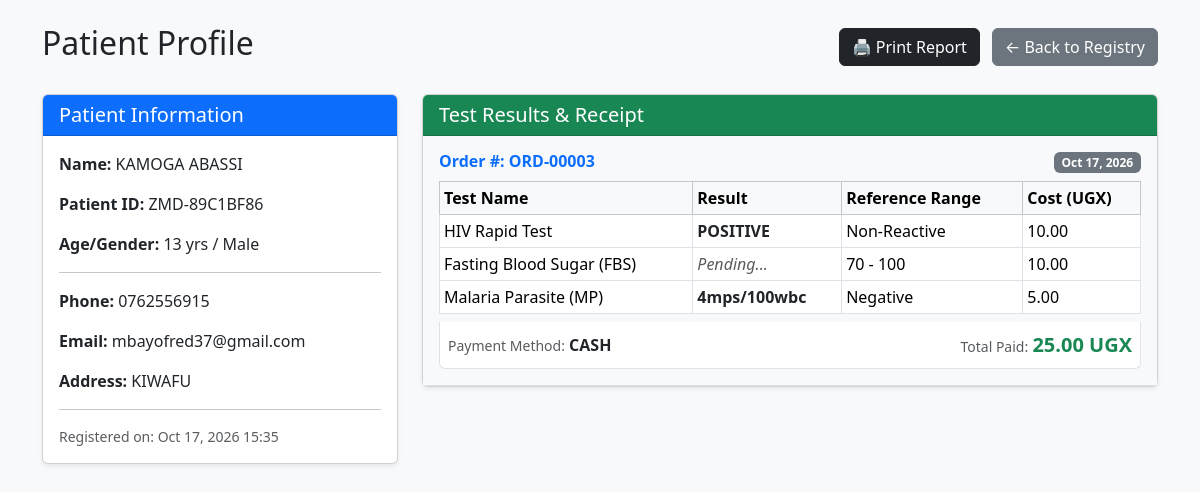
/patients/view/3/ (signed in), run on an earlier commit of the app's database.
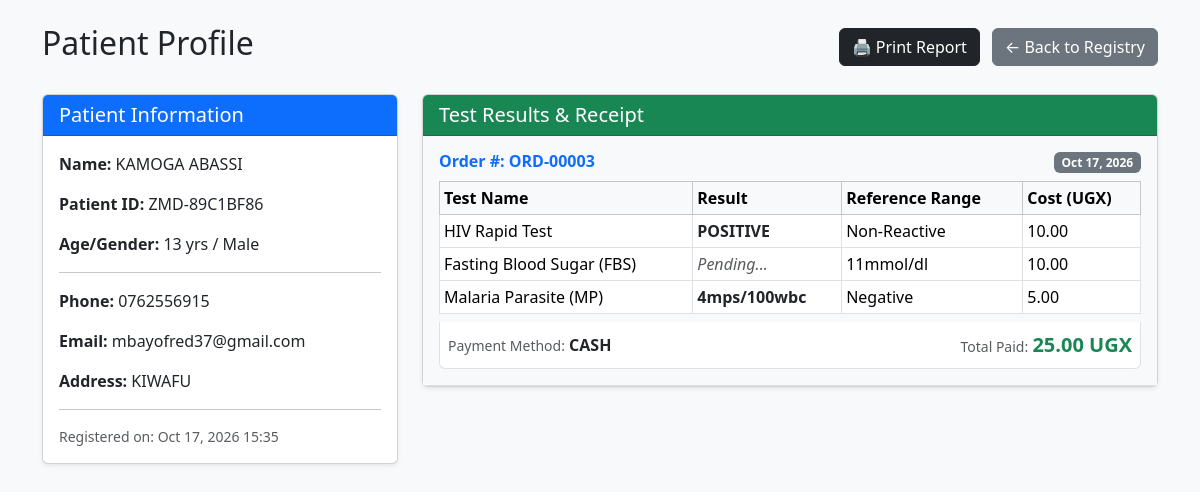
And on a later commit of the database.
### laboratory/models.py (models this page shows, shortened)
class OrderItem(models.Model):
    order = models.ForeignKey(TestOrder, on_delete=models.CASCADE)
    test = models.ForeignKey(LabTest, on_delete=models.PROTECT)
    price = models.DecimalField(max_digits=10, decimal_places=2, blank=True, null=True)

class LabTest(models.Model):
    code = models.CharField(max_length=20, unique=True)
    name = models.CharField(max_length=200)
    category = models.ForeignKey(TestCategory, on_delete=models.PROTECT, related_name='tests')
    price = models.DecimalField(max_digits=10, decimal_places=2)
    sample_type = models.CharField(max_length=50)  # Blood, Urine, Stool
    turnaround_hours = models.PositiveIntegerField(default=24)
    reference_range = models.CharField(max_length=200, blank=True)
    unit = models.CharField(max_length=30, blank=True)
    is_active = models.BooleanField(default=True)
    required_stock = models.ManyToManyField(StockItem, blank=True, help_text="Select strips/reagents used for this test")
    class Meta:
        ordering = ['code']

### patients/views.py (the view)
# urls.py: path('view/<int:pk>/', views.patient_detail, name='detail'),
@login_required
def patient_detail(request, pk):
    patient = get_object_or_404(Patient, pk=pk)
    orders = TestOrder.objects.filter(patient=patient).order_by('-created_at')
    return render(request, 'patients/detail.html', {
        'patient': patient,
        'orders': orders
    })

### laboratory/models.py (called while the page is built)
    @property
    def total_amount(self):
        return sum(item.price for item in self.orderitem_set.all())

### patients/models.py (called while the page is built)
    @property
    def full_name(self):
        return f"{self.first_name} {self.last_name}"

    @property
    def age(self):
        from datetime import date
        today = date.today()
        return today.year - self.date_of_birth.year - (
            (today.month, today.day) < (self.date_of_birth.month, self.date_of_birth.day)
        )

### templates/patients/detail.html (shortened to what the changed rows need)
<!DOCTYPE html>
<html>
<head>
  <link href="https://cdn.jsdelivr.net/npm/bootstrap@5.3.3/dist/css/bootstrap.min.css" rel="stylesheet">
</head>
<body class="bg-light p-4">
  <div class="container">
    <div class="d-flex justify-content-between align-items-center mb-4 no-print">
      <h2>Patient Profile</h2>
    </div>
    <div class="row">
      <div class="col-md-8">
        <div class="card shadow-sm">
          <div class="card-body p-0">
            {% for order in orders %}
              <div class="p-3 border-bottom bg-light">
                <div class="d-flex justify-content-between mb-2">
                  <h6 class="mb-0 text-primary"><strong>Order #: {{ order.order_number }}</strong></h6>
                  <span class="badge bg-secondary">{{ order.created_at|date:"M d, Y" }}</span>
                </div>
                <table class="table table-sm table-bordered mb-0 bg-white">
                  <thead class="table-light">
                    <tr>
                      <th>Test Name</th>
                      <th>Result</th>
                      <th>Reference Range</th>
                      <th>Cost (UGX)</th>
                    </tr>
                  </thead>
                  <tbody>
                    {% for item in order.orderitem_set.all %}
                      <tr>
                        <td>{{ item.test.name }}</td>
                        <td>
                          {% if item.result %}
                            <strong class="text-dark">{{ item.result.value }}</strong>
                          {% else %}
                            <span class="text-muted fst-italic">Pending...</span>
                          {% endif %}
                        </td>
                        <td>
                          {% if item.result.reference_range %}
                            {{ item.result.reference_range }}
                          {% else %}
                            {{ item.test.reference_range|default:"-" }}
                          {% endif %}
                        </td>
                        <td>{{ item.price }}</td>
                      </tr>
                    {% endfor %}
                  </tbody>
                </table>
                <div class="d-flex justify-content-between align-items-center mt-2 p-2 bg-white border border-top-0 rounded-bottom">
                    <div>
                        <span class="text-muted small">Payment Method:</span>
                        <strong class="text-uppercase">{{ order.get_payment_method_display }}</strong>
                    </div>
                    <div>
                        <span class="text-muted small">Total Paid:</span>
                        <strong class="fs-5 text-success">{{ order.total_amount }} UGX</strong>
                    </div>
                </div>
              </div>
            {% empty %}
              <div class="p-4 text-center text-muted">
                No tests have been ordered for this patient yet.
              </div>
            {% endfor %}
          </div>
        </div>
      </div>
    </div>
  </div>
</body>
</html>

What changed in the data, as far as the page shows it:
changed through a linked row, OrderItem "Fasting Blood Sugar (FBS)": test.reference_range "70 - 100" → "11mmol/dl"
